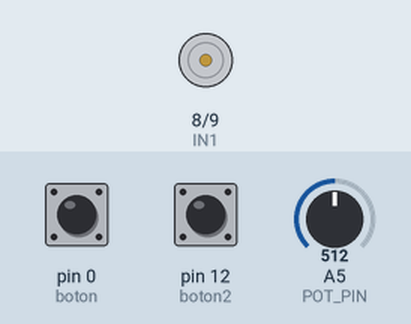
Recording of a sketch running on a simulated Arduino Uno, built with avr-gcc and run on an emulated ATmega328P. On the bench: motor-driver pin pairs drawn as motors (green arrow = first pin HIGH = forward, orange = second pin HIGH = backward, longer = more drive, scaled by the enable pin). The test bench sets the inputs (shaded band); at power-on: pin 0 (boton) HIGH, pin 12 (boton2) HIGH, A5 (POT_PIN) = 512.

Above: at 1.2 s.
1.3 s: pin 0 (boton) pulled LOW for 0.15 s
At 1.4 s:
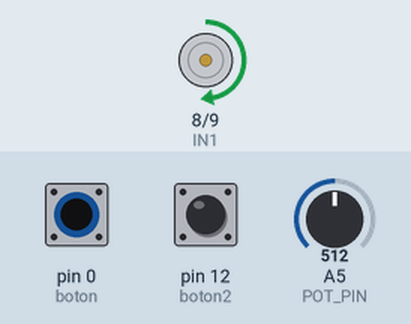
3.0 s: pin 12 (boton2) pulled LOW for 0.15 s
At 3.11 s:
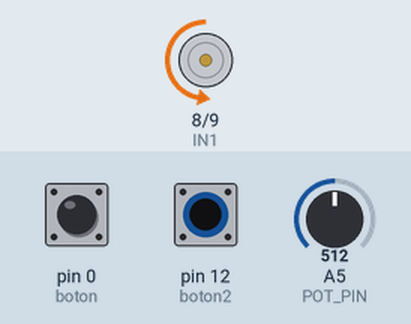
4.7 s: pin 12 (boton2) pulled LOW for 3.2 s
At 8.4 s:
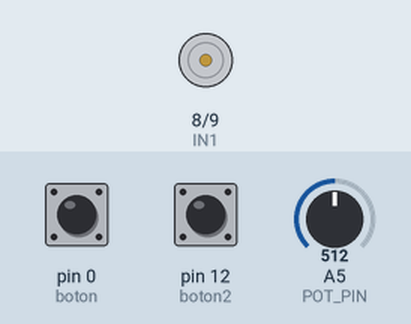
9.4 s: pin 0 (boton) pulled LOW for 3.2 s
At 9.7 s:
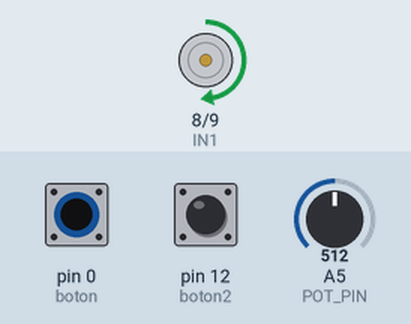
Timing chart, 0 to 14.2 s (numbered marks = the images above; inputs shaded):
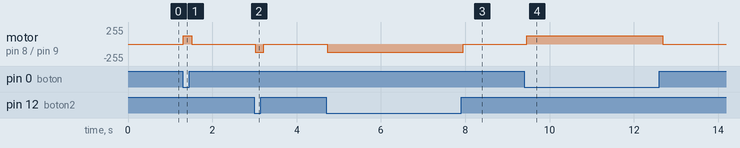

The sketch:

sketch_feb25a.ino
```cpp
#include <Keypad.h>
#define ENA 3     // Pin PWM conectado al pin ENA del módulo L298N
#define IN1 8     // Pin digital conectado al pin IN1 del módulo L298N
#define IN2 9     // Pin digital conectado al pin IN2 del módulo L298N
#define POT_PIN A5 // Pin analógico conectado al potenciómetro
int boton=0; //Pin donde se encuentra el pulsador, entrada
int boton2=12; //Pin donde se encuentra el pulsador, entrada

void setup() {
  pinMode(boton,INPUT); //Configurar el boton como una entrada
  pinMode(boton2,INPUT); //Configurar el boton como una entrada
  pinMode(ENA, OUTPUT);
  pinMode(IN1, OUTPUT);
  pinMode(IN2, OUTPUT);
  // Girar en una dirección al principio (lentamente)

}

void loop() {
  int valorPot = analogRead(POT_PIN);
  int estado = digitalRead(boton);
  int estado2 = digitalRead(boton2);
  Serial.print("D2: ");
   Serial.print(estado);
    Serial.print(", D1: ");
     Serial.print(estado2);
    Serial.println(" ");


if (estado == 0  && estado2 == 1) {
    // Ajustar la velocidad del motor hacia adelante
    double velocidad = -0.5; // Velocidad máxima hacia adelante (10 RPM)
    Serial.print("Velocidad hacia adelante: ");
    Serial.println(velocidad);
    motorForward(velocidad); // Función para mover el motor hacia adelante con la velocidad especificada

  } else if (estado2 == 0 && estado == 1) {
    // Ajustar la velocidad del motor hacia atrás
    double velocidad = -0.5; // Velocidad máxima hacia atrás (-10 RPM)
    Serial.print("Velocidad hacia atrás: ");
    Serial.println(velocidad);
    motorBackward(velocidad); // Función para mover el motor hacia atrás con la velocidad especificada
  } else {
    // Detener el motor si no se presiona ningún botón
    motorStop();
  }

  delay(100);
}


 void motorForward(double speed) {
  digitalWrite(IN1, HIGH);
  digitalWrite(IN2, LOW);
  analogWrite(ENA, speed < 0 ? -speed * 255 : 0); // Convertir la velocidad de RPS a valor PWM
}

void motorBackward(double speed) {
  digitalWrite(IN1, LOW);
  digitalWrite(IN2, HIGH);
  analogWrite(ENA, speed < 0 ? -speed * 255 : 0); // Convertir la velocidad de RPS a valor PWM
}

void motorStop() {
  analogWrite(ENA, 0); // Apagar el motor
  digitalWrite(IN1, LOW);
  digitalWrite(IN2, LOW);
}
```

Measured:
- after the input at 1.3 s, motor on pin 8 (IN1) / pin 9 (IN2): stopped → forward 127/255 at once, → stopped 0.20 s later
- after the input at 3.0 s, motor on pin 8 (IN1) / pin 9 (IN2): stopped → backward 127/255 at once, → stopped 0.20 s later
- after the input at 4.7 s, motor on pin 8 (IN1) / pin 9 (IN2): stopped → backward 127/255 at once, → stopped 3.2 s later
- after the input at 9.4 s, motor on pin 8 (IN1) / pin 9 (IN2): stopped → forward 127/255 after 0.06 s, → stopped 3.2 s later
